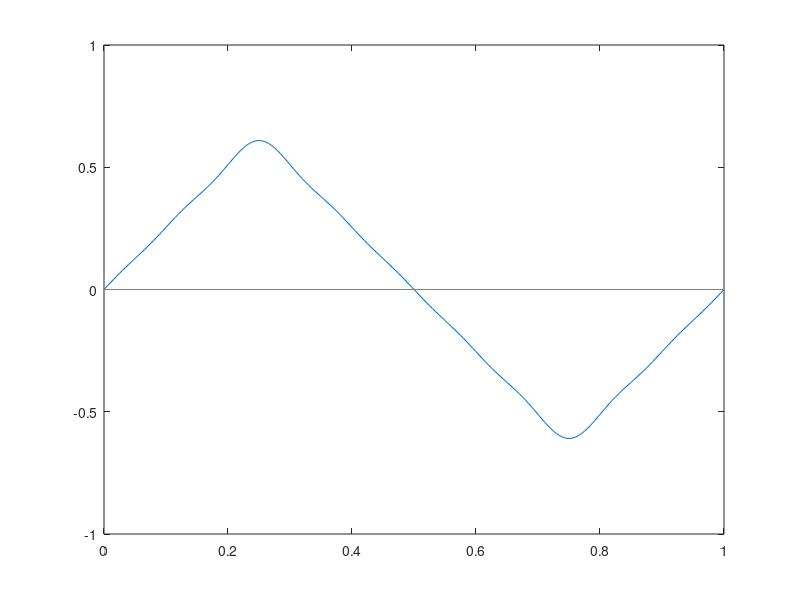

Recreate this plot in MATLAB.
#Question 1
clear all;
L = 0.328;
mass_per_length = 0.6603e-3;
F = 55.0;
npt = 201;
nst = 13;
pinch_defined = 2;

#Question 2
xmin = 0;
xmax = L;
step = (xmax-xmin)/(npt-1);
for i=1:npt
  x(i) = xmin + (i-1)*step;
end

#Question 3

if pinch_defined==0;
  printf('No pinch given\n')
  f = [0]*length(x);
  g = 0;
elseif pinch_defined==1;
  p = L/2;
  z = 1;
  for i=1:npt
    if x(i)<p;
      f(i) = z*x(i)/p;
      g(i) =0;
    else;
      f(i) = z*(x(i)-L)/(p-L);
      g(i) =0;
    endif
  endfor
elseif pinch_defined==2;
  p1 = L/4;
  p2 = 3*L/4;
  z1 = 1;
  z2 = -1;
  for i=1:npt
    if x(i)<=p1;
      f(i) = z1*x(i)/p1;
      g(i)=0;
    elseif x(i)>p1 && x(i)<=p2;
      f(i) = (z1-z2)*(x(i)-p1)/(p1-p2) + z1;
      g(i)=0;
    else;
      f(i) = z2*(x(i)-L)/(p2-L);
      g(i)=0;
    endif
  endfor
endif

#pinch_graph = plot(x,f);
#waitfor(pinch_graph);


#Question 4
nmax = 20;
for k=1:nmax
  for i=1:npt
    eig_fun(k,i) = sqrt(2/L)*sin(k*pi*x(i)/L);
  end
  #eig_graph = plot(x,eig_fun);
  #hold on
end

#Question 5
c = sqrt(F/mass_per_length);

for i=1:nmax
  n(i) = i;
  n_pi_L(i)  = n(i)*pi/L;
  w(i) = n_pi_L(i)*c;
  v(i) = w(i)/(2*pi);
  T(i) = 1/v(i);
endfor

##fmt = '%15.1E %15.3E %15.3E %15.3E %15.3E\n';
##fprintf('           n             n_pi_L           w               v               T\n')
##fprintf('   -------------------------------------------------------------------------------\n')
##fprintf(fmt,[n;n_pi_L;w;v;T])

#T = table(n',n_pi_L',w',v',T','VariableNames',{'n','n*pi/L','w','v','T'})

#Question 6

for i=1:nmax
  I = eig_fun(i,:).^2;
  inner_prod(i) = trapz(x,I);
end

fmt1 = '%15.1E %15.3E\n';
fprintf('        n            <phi(n)|phi(n)>\n')
fprintf('     ----------------------------------\n')
fprintf(fmt1,[n;inner_prod])


#Question 7

for k=1:nmax
  phi_f(k) = trapz(x,eig_fun(k,:).*f);
  phi_g(k) = trapz(x,eig_fun(k,:).*g);
end
fprintf('    n      <phi_n|f>   <phi_n|g>\n');
fprintf('----------------------------------\n');
fprintf('%4d %15.3E %4d\n',[n;phi_f;phi_g]);


#Question 8
f_approx = 0;
g_approx = 0;
for n=1:nmax
  f_approx = f_approx + phi_f(n)*eig_fun(n,:);
  g_approx = g_approx + phi_g(n)*eig_fun(n,:);
endfor
##plot(x,f_approx,x,g_approx);
##hold on;

#Question 9
longest_period = max(T);
nmax=20;
nst = 7;
movie = 200;
tmin = 0;
tmax = longest_period/2;
time_step = (tmax-tmin)/(nst-1);
for i=1:nst
  t(i) = tmin + (i-1)*time_step;
endfor


for j=1:nst
  for i=1:npt
    Psi(j,i)=0;
    for n=1:nmax
      Psi(j,i) = Psi(j,i) + eig_fun(n,i)*phi_f(n)*cos(w(n)*t(j));
    endfor
  endfor
##  graph9 = plot(x/L,Psi(j,:));
##  ts{k} = sprintf('t=%#10.2E s',t(j));
##  hold on;
endfor
#lgd = legend(ts,'location','eastoutside');
###set(lgd,'xlabel',' ','ylabel',' ');
##xlim([xmin/L,xmax/L]);
##ylim([-1,1]);
##waitfor(graph9);





#Question 10
normx = x/L;
z = 1;
tmax = longest_period*2;
time_step1 = (tmax-tmin)/(movie-1);
for i=1:npt
  psi(i)=0;
  for n=1:nmax
    psi(i)+= eig_fun(n,i)*phi_f(n);
  endfor
end
g = plot(normx,psi,'XDataSource','normx','YDataSource','psi');
xlim([0,1]);
ylim([-z,z]);
line([0,1],[0,0],'linestyle','-','color',[0.5,0.5,0.5]);

for k=1:movie
  pause(0);
  t = tmin +(k-1)*time_step1;
  for i=1:npt
    psi(i)=0;
    for n=1:nmax
      psi(i) += eig_fun(n,i)*(phi_f(n)*cos(w(n)*t) + (1/w(n))*phi_g(n)*sin(w(n)*t))*e^(-100*t);
    endfor
  endfor
  refreshdata();
endfor
waitfor(g);

